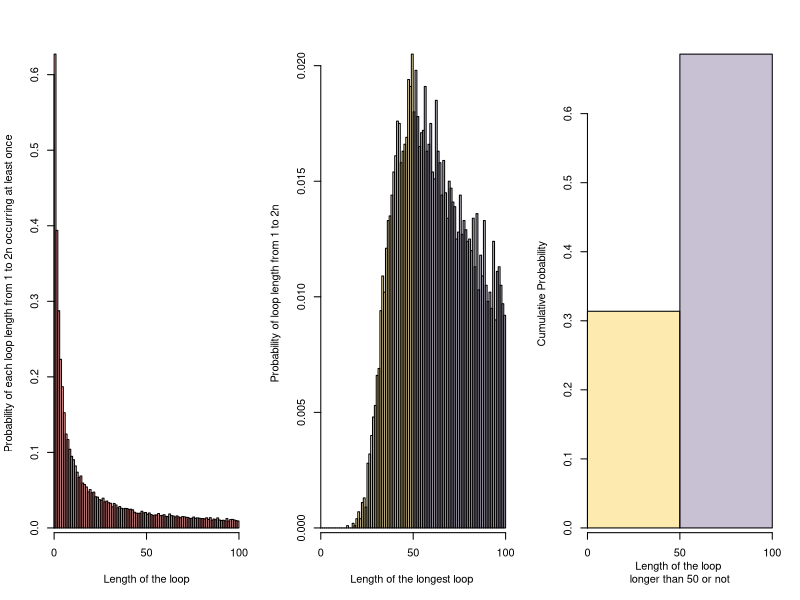

Reproduce this figure in R.
#XXXXXXXXXXXXXXXXXXXXXXXX proj2.r XXXXXXXXXXXXXXXXXXXXXXXXXXXXXXXXXXXXXXXXXXXX
# Group member
# Biwei Zhu, s2325784
# Guanhao Su, s2301705
# Shuying Liu, s2436365

# Github repo: 
# https://github.com/SyLiu24/proj2

#XXXXXXXXXXXXXXXXXXXXXXXXXXX Contribution XXXXXXXXXXXXXXXXXXXXXXXXXXXXXXXXXXXXXX

# Biwei Zhu completed the function Pone
# Guanhao Su completed the function Pall and the visualization
# Biwei Zhu and Guanhao Su completed together the example code to assess 
# the success probabilities under each strategy
# Shuying Liu completed the function dloop and the assessment of probability, 
# and modified the whole code. 

#XXXXXXXXXXXXXXXXXXXXXXXXXXXX Simulation XXXXXXXXXXXXXXXXXXXXXXXXXXXXXXXXXXXXXXX


# This project aims to estimate the success probability of the prisoner problem 
# by simulations under three strategies:

# 1. The prisoner first opens the box with their number on it, 
# reads the number in the box then opens the box with that number,
# repeat until finding their own number in the box or reach the maximum of n open boxes.


# 2. As strategy 1, but starting from a randomly selected box.

# 3. They open n boxes at random to look for their number.
# Note: The cards in 2n boxes are in random order.


sim <- function(n,k,strategy,nprisoner=1,nreps=10000){
  # sim estimates the probability of prisoner succeeding in finding his number in 2*n boxes
  # takes argument: n; k - the list of prisoners' numbers; strategy - 1,2,3;
  #                 nprisoner - number of prisoners; nreps - number of simulations
  # returns the estimate probability
  
  # the total numer of success in nreps simulations
  success <- 0
  
  for (irep in 1:nreps) {
    cards <- sample(2*n)
    # Elements of flag is whether the prisoner succeeds: TRUE if succeeds.
    flag <- array(FALSE,nprisoner)
    
    # Check if each prisoner succeeds
    for (prisoner in 1:nprisoner) {
      if (strategy == 3) {
        open_boxes <- sample(2*n,n)
        check_cards <- cards[open_boxes]
        if (k[prisoner] %in% check_cards) flag[prisoner] <- TRUE
      }
      else {
        # Different initially selected box number for strategy 2 & 3
        if (strategy == 1) selected_box <- k[prisoner]
        else selected_box <- sample(2*n,size=1)
        
        for (box in 1:n){
          if (cards[selected_box] == k[prisoner]){
            flag[prisoner] <- TRUE
            break
          }
          selected_box <- cards[selected_box]
        }
      }
    }
    success <- success+all(flag)
  }
  success/nreps
}


Pone <- function(n,k,strategy,nreps=10000){
  # Pone estimates the probability of one prisoner succeeding in finding 
  # his number in 2*n boxes
  # Takes argument: n; k - the prisoner's number; strategy - 1,2,3;
  #                 nreps - number of simulations
  # Returns the estimate probability
  sim(n,k,strategy)
}

Pall <- function(n,strategy,nreps=10000){
  # Pall estimates the probability of all 2*n prisoners succeeding in finding 
  # their number in 2*n boxes
  # Takes argument: n; strategy - 1,2,3; nreps - number of simulations
  # Returns the estimate probability
  k <- 1:(2*n)
  sim(n,k,strategy,nprisoner=2*n)
}



# Estimate the individual success probability under n = 5 and n = 50
cat("Individual success probability under the three strategies when n = 5\n")
for (strategy in 1:3) cat(sprintf('strategy %d: %f\n',strategy,Pone(5,1,strategy,10000)))

cat("Individual success probability under the three strategies when n = 50\n")
for (strategy in 1:3) cat(sprintf('strategy %d: %f\n',strategy,Pone(50,1,strategy,10000)))

# Estimate the joint success probability under n = 5 and n = 50
cat("Joint success probability under the three strategies when n = 5\n")
for (strategy in 1:3) cat(sprintf('strategy %d: %f\n',strategy,Pall(5,strategy,10000)))

cat("Joint success probability under the three strategies when n = 50\n")
for (strategy in 1:3) cat(sprintf('strategy %d: %f\n',strategy,Pall(50,strategy,10000)))


#XXXXXXXXXXXXXXXXXXXXXXXXXXXX comments XXXXXXXXXXXXXXXXXXXXXXXXXXXXXXXXXXXXXXXX

# If we run enough simulations, we can estimate the probability by the relative frequency.
# The only difference between strategy 2 and strategy 1 is the initial choice of boxes,
# but strategy 2 (prob = 0.4) will have a lower probability of success for 
# one prisoner than strategies 1 & 3 (prob = 0.5).
# The difference of success rate becomes greater as we run simulations on 2*n prisoners,
# strategy 1 still has a surprisingly stable success rate (Prob = 0.3),
# while the success rates of strategy 2 & 3 drop to 0.

# Speculation: Strategy 1 works surprisingly well because there is a decent chance that
# the length of a loop in a 2*n permutation is under n, thus if the prisoner first opens 
# the box with his own number, then he is on the unique loop containing his number,
# so he is likely to find his number in the sequence of opening n boxes.
# Strategy 2 fails because he initially opens a random box, so loop wouldn't help.
# Obviously, the probability of success for each prisoner in strategy 3 is (1/2),
# so the whole success probability is power((1/2),(2*n)), which approach 0 when n <- ∞

#XXXXXXXXXXXXXXXXXXXXXXXXXXXXXXXXXXXXXXXXXXXXXXXXXXXXXXXXXXXXXXXXXXXXXXXXXXXXXX

dloop <- function(n,nreps=10000){
  # dloop estimates the probability of each loop length from 1 to 2*n ocurring 
  # in a random shuffle of 2*n cards
  # Take argument: n; nreps - number of simulations
  # Returns a matrix of diminsion (2,2*n), 
  #   the first row being the probability distribution of each loop length, 
  #   the second being the probability distribution of the longest loop.
  
  loops <- array(0,2*n)
  longest_loops <- array(0,2*n)
  
  # run nreps simulations
  for (irep in 1:nreps){
    # ramdom shuffle of cards
    shuffle <- sample(2*n)
    # elements of loop_check are whether each loop length ocurrs in shuffle: 
    # 1 if occurrs
    loop_check <- array(0,2*n)
    # elements of unchecked_list are whether indices of shuffle 
    # haven't been searched for loop: TRUE if not searched
    unchecked_list <- array(TRUE,2*n)
    
    # search all loops until all the elements in shuffle have been searched
    while (length(shuffle[unchecked_list])){
      # pick an unchecked element in shuffle to start
      start <- shuffle[unchecked_list][1]
      k <- start
      unchecked_list[k] <- FALSE
      loop_len <- 1
      # find the loop that begins with 'start'
      while (shuffle[k] != start){
        k <- shuffle[k]
        unchecked_list[k] <- FALSE
        loop_len <- loop_len+1
      }
      loop_check[loop_len] <- 1
    }
    
    loops <- loops+loop_check
    longest_loop <- tail((1:(2*n))[as.logical(loop_check)],1)
    longest_loops[longest_loop] <- longest_loops[longest_loop]+1
  }
  rbind(loops/nreps,longest_loops/nreps)
}

# Assess the probability of loop
y <- dloop(50)
# The probability of each loop length from 1 to 2n occurring at least once.
y[1,]
# the probability that there is no loop longer than 50 is roughly 0.31
sum(y[2,1:50])


#Visualising the probability
n <- 50
color1 <- c(rgb(250,220,120,150,max = 255), rgb(160,150,180,150,max = 255))
color2 <- c(rep(rgb(250,220,120,150,max = 255),n), rep(rgb(160,150,180,150, max = 255), n))
par(mfrow = c(1,3))#three subplot

barplot(y[1,],col = rgb(255,100,100,150,max = 255), space = 0,xaxs="i"
        , xlab = "Length of the loop", 
        ylab = "Probability of each loop length from 1 to 2n occurring at least once")
axis(1,c(0,50,100))

barplot(c((y[2,1:50]),(y[2,51:100])), space = 0, col = color2, xaxs="i"
        , xlab = "Length of the longest loop ", 
        ylab = "Probability of loop length from 1 to 2n")
axis(1,c(0,50,100))

barplot(c(sum(y[2,1:50]), sum(y[2,51:100])), space = 0, col = color1, xaxs="i"
        , xlab = "Length of the loop \nlonger than 50 or not", 
        ylab = "Cumulative Probability")
axis(1,c(0,1,2),c(0,50,100))
